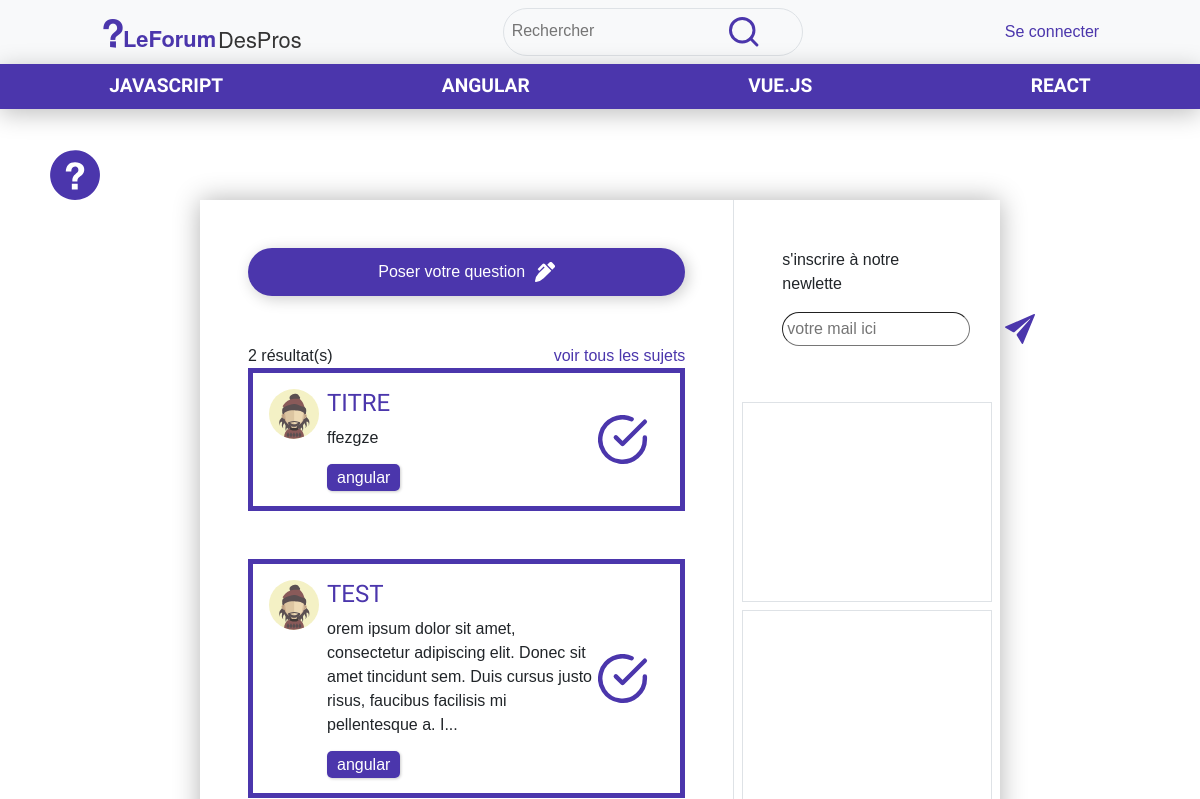
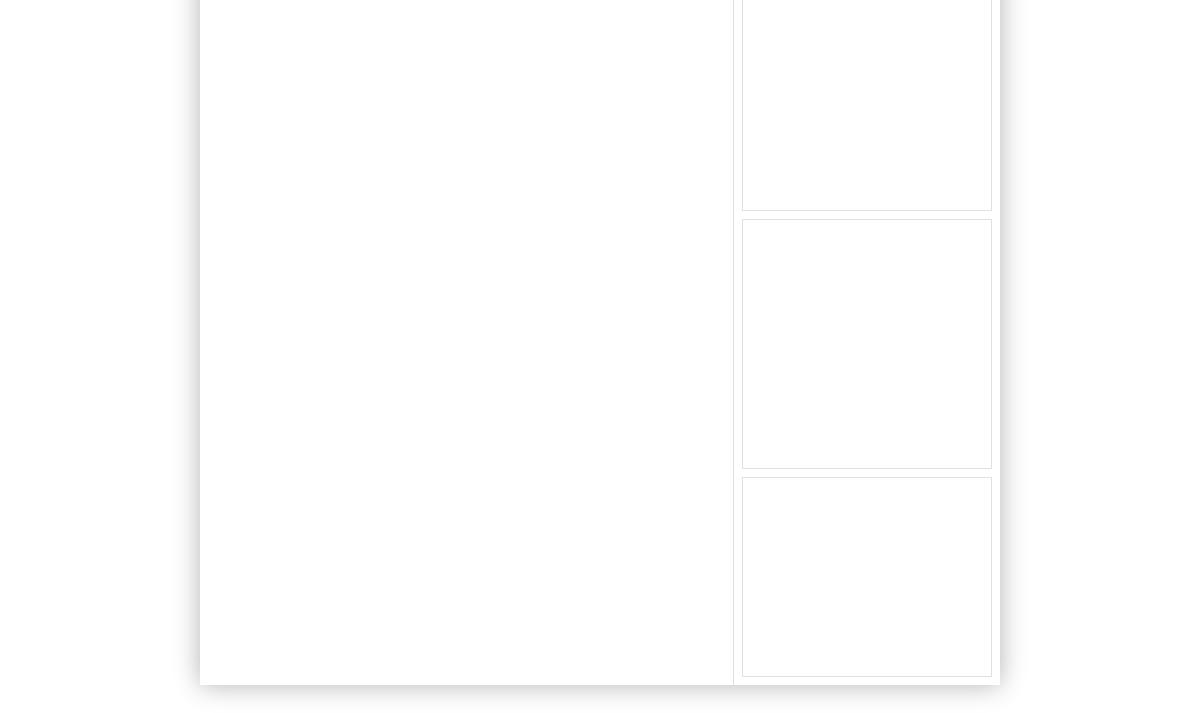
The app's page /?action=home&actionResolue=true, older data (2 pictures, top to bottom).
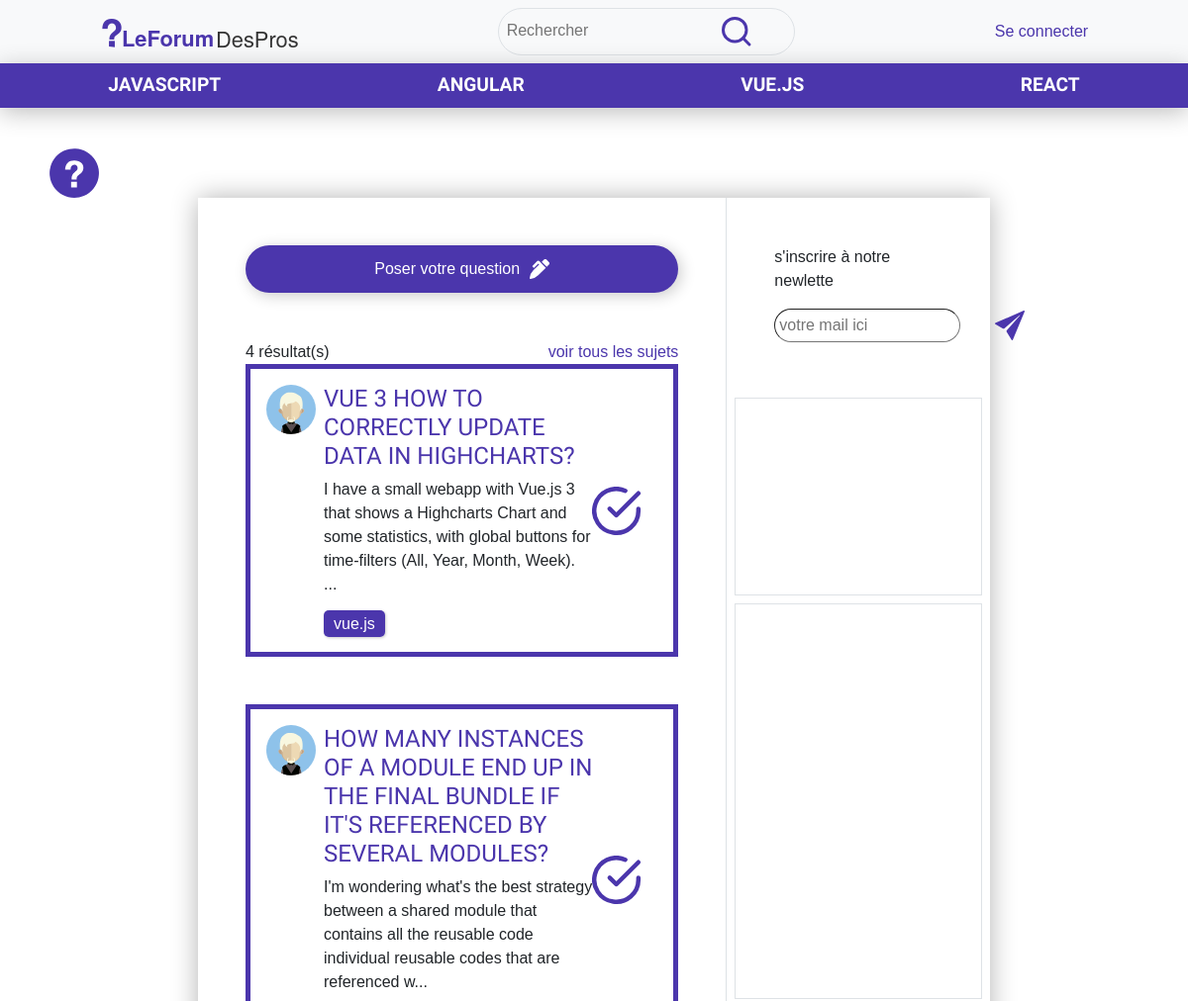
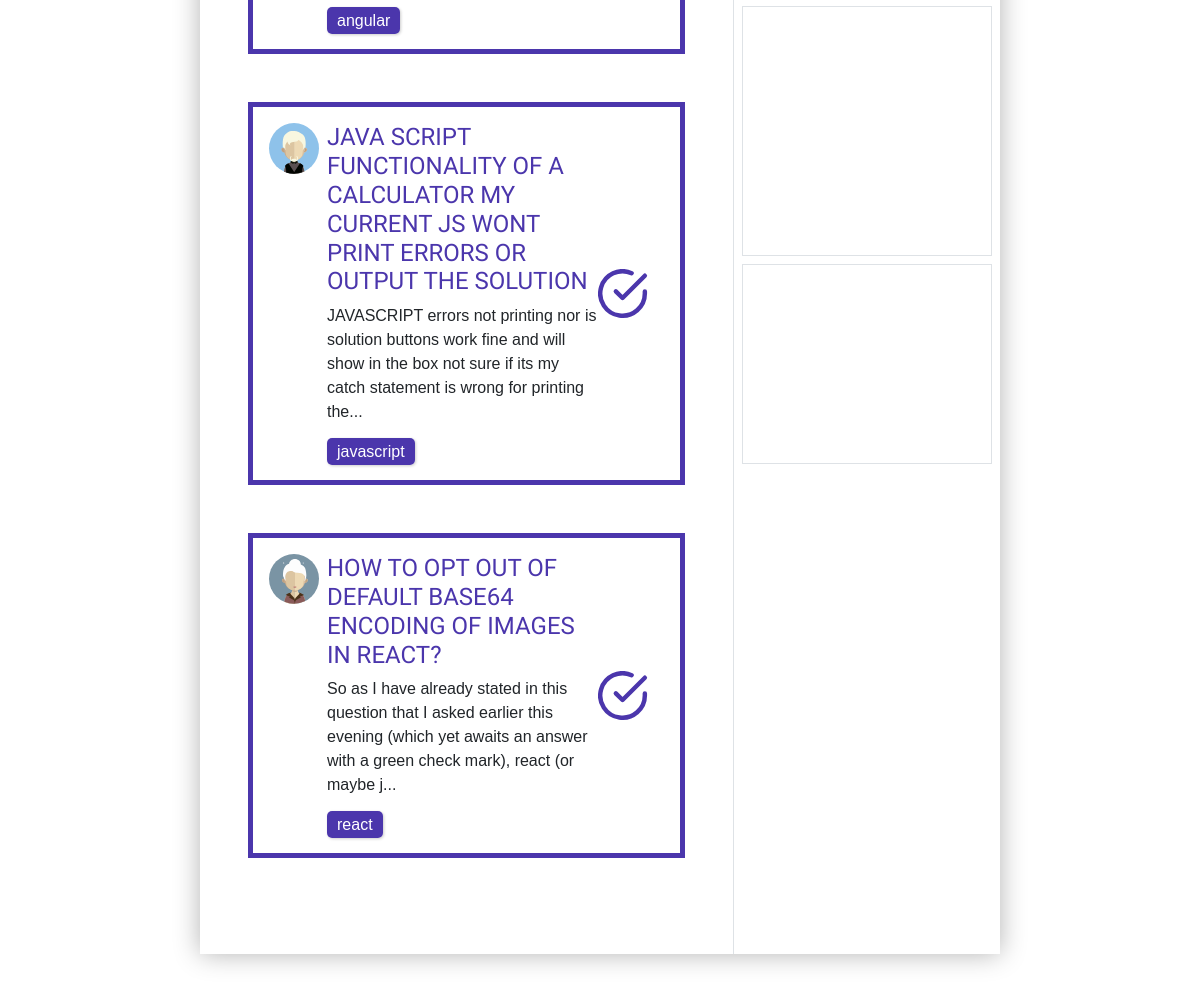
The same page, newer data (2 pictures, top to bottom).
### tables this page shows
CREATE TABLE `cat` (
  `id` int(11) NOT NULL,
  `categorie` varchar(100) NOT NULL,
  `def` text NOT NULL
);

CREATE TABLE `sujet` (
  `id` int(11) NOT NULL,
  `titre` varchar(200) NOT NULL,
  `contenu` text NOT NULL,
  `id_user` int(11) NOT NULL,
  `id_cat` int(11) NOT NULL,
  `resolue` tinyint(1) NOT NULL DEFAULT '0'
);

### vues/home.php (the view, shortened to what the changed rows need)
<?php
    if(isset($_GET['actionResolue']) AND $_GET['actionResolue'] == true){
        $getSujet = $bdd->prepare('SELECT sujet.*, user.idUserProfil, cat.categorie, cat.id AS idCat
        FROM `sujet`
        INNER JOIN `cat` AS cat ON `sujet`.`id_cat` = `cat`.`id`
        INNER JOIN `user` ON `sujet`.`id_user` = `user`.`id`
        WHERE `resolue` = :resolue
        ORDER BY `id` DESC');
        $getSujet->execute([
            'resolue' => 1
        ]);
    }
    $nbSujet = $getSujet->rowCount();
    include('include/nav.php');
?>
<div class="home page marge d-flex">
    <div class="feed col-8 p-5">
        <a class="button d-flex align-items-center justify-content-center" href="index.php?action=createPost">Poser votre question<img src="images/pen.svg" alt="pen" width="20px"></a>
        <div class="mt-5">
            <div class="d-flex justify-content-between">
                <div class="resultatNb"><?=$nbSujet?> résultat(s)</div>
                <?php if(isset($_GET['actionResolue']) AND $_GET['actionResolue'] == true) { ?>
                    <div class="resolue"><a class="link" href="?action=home">voir tous les sujets </a></div>
                <?php } else { ?>
                    <div class="resolue"><a class="link" href="?action=home&actionResolue=true">ne voir que les sujets résolues</a></div>
                <?php  } ?>
            </div>
            <?php while($s = $getSujet->fetch()){ ?>
                <?php if($s['resolue'] == 0) { ?>
                <div class="post d-flex mb-5 border border-1 p-3 justify-content-between">
                <?php } else { ?>
                <div class="post d-flex justify-content-between mb-5 border-violet p-3">
                <?php } ?>
                    <div class="post d-flex align-items-start col-10">
                        <img src="images/user/<?=$s['idUserProfil']?>.svg" alt="user" class="me-2" width="50px">
                        <div class="sujetText">
                            <h4><a href="index.php?action=pageSujet&idSujet=<?=$s['id']?>"><?=$s['titre']?></a></h4>
                            <?php if(strlen($s['contenu']) > 150) { ?>
                                <p><?=substr($s['contenu'], 0, 150)?>...</p>
                            <?php } else { ?>
                                <p><?=$s['contenu']?></p>
                            <?php } ?>
                            <span class="categorie"><a href="index.php?action=pageCategorie&idCat=<?=$s['idCat']?>"><?=$s['categorie']?></a></span>
                        </div>
                    </div>
                    <div class="d-flex align-items-center justify-content-end col-2">
                        <?php if($s['resolue'] == 1) { ?>
                            <span class="p-3 d-flex align-items-center justify-content-center">
                                <img src="images/check.svg" width="50px" alt="chech">
                            </span>
                        <?php } ?>
                    </div>
                </div>
            <?php } ?>
        </div>
    </div>
    <?php include('include/sidebar.php') ?>
</div>

### vues/include/nav.php (shortened to what the changed rows need)
<?php
    $getCat = $bdd->prepare('SELECT * FROM cat');
    $getCat->execute();
?>
<div class="fixed-top">
    <nav class="navbar d-flex justify-content-around bg-light">
        <a href="index.php?action=home"><img src="images/logo.svg" alt="logo" width="200px"></a>
        <div class="search border border-1 p-2 rounded-pill">
            <form action="?action=search" method="POST">
                <div class="form-group">
                    <input type="text" id="contenuSearch" name="contenuSearch" class="contenuSearch" placeholder="Rechercher">
                    <button type="submit"><img src="images/search.svg" alt="search" width="30px"></button>
                </div>
            </form>
        </div>
        <?php if(isset($_SESSION['id'])){ ?>
                <button class="bg-transparent" type="button" data-bs-toggle="modal" data-bs-target="#userProfil">
                    <img src="images/user/<?=$_SESSION['avatar']?>.svg" width="40px" alt=""> <?=$_SESSION['pseudo']?>
                </button>
                <div class="dropdown">
                    <button class="button dropdown-toggle" type="button" id="dropdownMenuButton1" data-bs-toggle="dropdown" aria-expanded="false">
                        Menu
                    </button>
                    <ul class="dropdown-menu" aria-labelledby="dropdownMenuButton1">
                        <?php if($_SESSION['role'] == 'admin') { ?>
                            <li><a class="dropdown-item link" href="index.php?action=admin">Admin</a></li>
                        <?php } else { ?>
                            <li><a class="dropdown-item link" href="index.php?action=mySujet">Mes sujets</a></li>
                            <li><a class="dropdown-item link" href="index.php?action=myMessage">Mes messages</a></li>
                        <?php } ?>
                            <li><a class="dropdown-item link" href="index.php?action=logout">Se déconnecter</a></li>
                    </ul>
                </div>
        <?php } else { ?>
            <a class="link" href="index.php?action=connexion">Se connecter</a>
        <?php } ?>
    </nav>
    <nav class="navbar list-categorie d-flex justify-content-around">
        <?php while($c = $getCat->fetch()){ ?>
            <a href="index.php?action=pageCategorie&idCat=<?=$c['id']?>"><?=$c['categorie']?></a>
        <?php } ?>
    </nav>
</div>

Row changes from the older to the newer data that the page shows:
removed sujet: titre "TITRE", contenu "ffezgze", id_cat.categorie "angular", resolue 1 (drawn)
removed sujet: titre "TEST", contenu "orem ipsum dolor sit amet, consectetur adipiscing elit. Donec sit amet tincidunt sem. Duis cursus justo risus, faucibus facilisis mi pellentesque a. I", id_cat.categorie "angular", resolue 1 (drawn)
added sujet: titre "VUE 3 HOW TO CORRECTLY UPDATE DATA IN HIGHCHARTS?", contenu "I have a small webapp with Vue.js 3 that shows a Highcharts Chart and some statistics, with global buttons for time-filters (All, Year, Month, Week).", id_cat.categorie "vue.js", resolue 1 (drawn)
added sujet: titre "HOW MANY INSTANCES OF A MODULE END UP IN THE FINAL BUNDLE IF IT'S REFERENCED BY SEVERAL MODULES?", contenu "I'm wondering what's the best strategy between a shared module that contains all the reusable code individual reusable codes that are referenced w", id_cat.categorie "angular", resolue 1 (drawn)
added sujet: titre "JAVA SCRIPT FUNCTIONALITY OF A CALCULATOR MY CURRENT JS WONT PRINT ERRORS OR OUTPUT THE SOLUTION", contenu "JAVASCRIPT errors not printing nor is solution buttons work fine and will show in the box not sure if its my catch statement is wrong for printing the", id_cat.categorie "javascript", resolue 1 (drawn)
added sujet: shows a picture, titre "HOW TO OPT OUT OF DEFAULT BASE64 ENCODING OF IMAGES IN REACT?", contenu "So as I have already stated in this question that I asked earlier this evening (which yet awaits an answer with a green check mark), react (or maybe j", id_cat.categorie "react", resolue 1 (drawn)
Text that changed along with them:
$nbSujet: "2" → "4"
